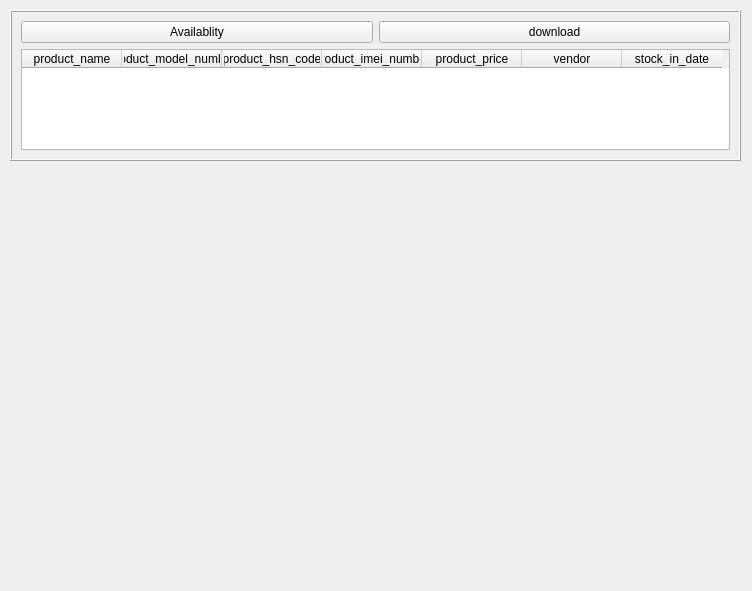
<?xml version="1.0" encoding="UTF-8"?>
<ui version="4.0">
 <class>Form</class>
 <widget class="QWidget" name="Form">
  <property name="geometry">
   <rect>
    <x>0</x>
    <y>0</y>
    <width>752</width>
    <height>591</height>
   </rect>
  </property>
  <property name="windowTitle">
   <string>Form</string>
  </property>
  <widget class="QFrame" name="frame">
   <property name="geometry">
    <rect>
     <x>10</x>
     <y>10</y>
     <width>731</width>
     <height>151</height>
    </rect>
   </property>
   <property name="frameShape">
    <enum>QFrame::Box</enum>
   </property>
   <property name="frameShadow">
    <enum>QFrame::Raised</enum>
   </property>
   <layout class="QGridLayout" name="gridLayout">
    <item row="0" column="0">
     <widget class="QPushButton" name="pushButton">
      <property name="text">
       <string>Availablity</string>
      </property>
     </widget>
    </item>
    <item row="0" column="1">
     <widget class="QPushButton" name="pushButton_2">
      <property name="text">
       <string>download</string>
      </property>
     </widget>
    </item>
    <item row="1" column="0" colspan="2">
     <widget class="QTableWidget" name="tableWidget">
      <column>
       <property name="text">
        <string>product_name</string>
       </property>
      </column>
      <column>
       <property name="text">
        <string>product_model_number</string>
       </property>
      </column>
      <column>
       <property name="text">
        <string>product_hsn_code</string>
       </property>
      </column>
      <column>
       <property name="text">
        <string>product_imei_number</string>
       </property>
      </column>
      <column>
       <property name="text">
        <string>product_price</string>
       </property>
      </column>
      <column>
       <property name="text">
        <string>vendor</string>
       </property>
      </column>
      <column>
       <property name="text">
        <string>stock_in_date</string>
       </property>
      </column>
     </widget>
    </item>
   </layout>
  </widget>
 </widget>
 <resources/>
 <connections/>
</ui>
